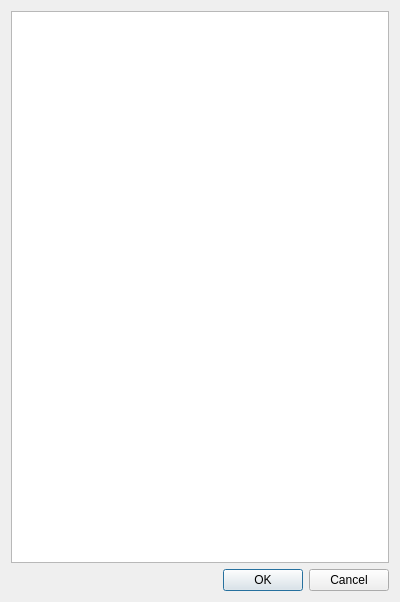
<?xml version="1.0" encoding="UTF-8"?>
<ui version="4.0">
 <class>Dialog</class>
 <widget class="QDialog" name="Dialog">
  <property name="geometry">
   <rect>
    <x>0</x>
    <y>0</y>
    <width>400</width>
    <height>602</height>
   </rect>
  </property>
  <property name="windowTitle">
   <string>Dialog</string>
  </property>
  <layout class="QGridLayout" name="gridLayout">
   <item row="1" column="0">
    <widget class="QDialogButtonBox" name="buttonBox">
     <property name="orientation">
      <enum>Qt::Horizontal</enum>
     </property>
     <property name="standardButtons">
      <set>QDialogButtonBox::Cancel|QDialogButtonBox::Ok</set>
     </property>
    </widget>
   </item>
   <item row="0" column="0">
    <widget class="CTreeView" name="treeItems"/>
   </item>
  </layout>
 </widget>
 <customwidgets>
  <customwidget>
   <class>CTreeView</class>
   <extends>QTreeView</extends>
   <header>library.TreeView.h</header>
  </customwidget>
 </customwidgets>
 <resources/>
 <connections>
  <connection>
   <sender>buttonBox</sender>
   <signal>accepted()</signal>
   <receiver>Dialog</receiver>
   <slot>accept()</slot>
   <hints>
    <hint type="sourcelabel">
     <x>248</x>
     <y>254</y>
    </hint>
    <hint type="destinationlabel">
     <x>157</x>
     <y>274</y>
    </hint>
   </hints>
  </connection>
  <connection>
   <sender>buttonBox</sender>
   <signal>rejected()</signal>
   <receiver>Dialog</receiver>
   <slot>reject()</slot>
   <hints>
    <hint type="sourcelabel">
     <x>316</x>
     <y>260</y>
    </hint>
    <hint type="destinationlabel">
     <x>286</x>
     <y>274</y>
    </hint>
   </hints>
  </connection>
 </connections>
</ui>
